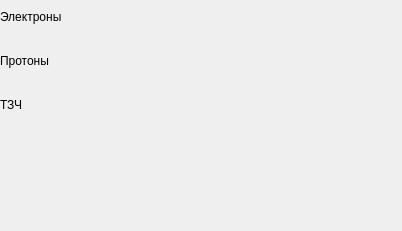
<?xml version="1.0" encoding="UTF-8"?>
<ui version="4.0">
 <class>FluxWidget</class>
 <widget class="QWidget" name="FluxWidget">
  <property name="geometry">
   <rect>
    <x>0</x>
    <y>0</y>
    <width>402</width>
    <height>231</height>
   </rect>
  </property>
  <property name="windowTitle">
   <string>Счётчик частиц</string>
  </property>
  <layout class="QVBoxLayout" name="root">
   <property name="spacing">
    <number>10</number>
   </property>
   <property name="leftMargin">
    <number>0</number>
   </property>
   <property name="topMargin">
    <number>0</number>
   </property>
   <property name="rightMargin">
    <number>0</number>
   </property>
   <property name="bottomMargin">
    <number>0</number>
   </property>
   <item>
    <layout class="QHBoxLayout" name="acq_row">
     <property name="spacing">
      <number>10</number>
     </property>
     <item>
      <widget class="_TileAccent" name="tile_acq1">
       <property name="label" stdset="0">
        <string>ACQ1</string>
       </property>
       <property name="value" stdset="0">
        <string>—</string>
       </property>
      </widget>
     </item>
     <item>
      <widget class="_TileAccent" name="tile_acq2">
       <property name="label" stdset="0">
        <string>ACQ2</string>
       </property>
       <property name="value" stdset="0">
        <string>—</string>
       </property>
      </widget>
     </item>
    </layout>
   </item>
   <item>
    <widget class="QLabel" name="title_e">
     <property name="text">
      <string>Электроны</string>
     </property>
    </widget>
   </item>
   <item>
    <layout class="QGridLayout" name="grid_e">
     <property name="spacing">
      <number>10</number>
     </property>
     <item row="0" column="0">
      <widget class="_Tile" name="tile_e_0_1">
       <property name="label" stdset="0">
        <string>e &gt; 0.1</string>
       </property>
       <property name="value" stdset="0">
        <string>—</string>
       </property>
      </widget>
     </item>
     <item row="0" column="1">
      <widget class="_Tile" name="tile_e_0_5">
       <property name="label" stdset="0">
        <string>e &gt; 0.5</string>
       </property>
       <property name="value" stdset="0">
        <string>—</string>
       </property>
      </widget>
     </item>
     <item row="0" column="2">
      <widget class="_Tile" name="tile_e_0_8">
       <property name="label" stdset="0">
        <string>e &gt; 0.8</string>
       </property>
       <property name="value" stdset="0">
        <string>—</string>
       </property>
      </widget>
     </item>
     <item row="1" column="0">
      <widget class="_Tile" name="tile_e_1_6">
       <property name="label" stdset="0">
        <string>e &gt; 1.6</string>
       </property>
       <property name="value" stdset="0">
        <string>—</string>
       </property>
      </widget>
     </item>
     <item row="1" column="1">
      <widget class="_Tile" name="tile_e_3">
       <property name="label" stdset="0">
        <string>e &gt; 3</string>
       </property>
       <property name="value" stdset="0">
        <string>—</string>
       </property>
      </widget>
     </item>
     <item row="1" column="2">
      <widget class="_Tile" name="tile_e_5">
       <property name="label" stdset="0">
        <string>e &gt; 5</string>
       </property>
       <property name="value" stdset="0">
        <string>—</string>
       </property>
      </widget>
     </item>
    </layout>
   </item>
   <item>
    <widget class="QLabel" name="title_p">
     <property name="text">
      <string>Протоны</string>
     </property>
    </widget>
   </item>
   <item>
    <layout class="QGridLayout" name="grid_p">
     <property name="spacing">
      <number>10</number>
     </property>
     <item row="0" column="0">
      <widget class="_Tile" name="tile_p_10">
       <property name="label" stdset="0">
        <string>p &gt; 10</string>
       </property>
       <property name="value" stdset="0">
        <string>—</string>
       </property>
      </widget>
     </item>
     <item row="0" column="1">
      <widget class="_Tile" name="tile_p_30">
       <property name="label" stdset="0">
        <string>p &gt; 30</string>
       </property>
       <property name="value" stdset="0">
        <string>—</string>
       </property>
      </widget>
     </item>
     <item row="0" column="2">
      <widget class="_Tile" name="tile_p_60">
       <property name="label" stdset="0">
        <string>p &gt; 60</string>
       </property>
       <property name="value" stdset="0">
        <string>—</string>
       </property>
      </widget>
     </item>
     <item row="1" column="0">
      <widget class="_Tile" name="tile_p_100">
       <property name="label" stdset="0">
        <string>p &gt; 100</string>
       </property>
       <property name="value" stdset="0">
        <string>—</string>
       </property>
      </widget>
     </item>
     <item row="1" column="1">
      <widget class="_Tile" name="tile_p_200">
       <property name="label" stdset="0">
        <string>p &gt; 200</string>
       </property>
       <property name="value" stdset="0">
        <string>—</string>
       </property>
      </widget>
     </item>
     <item row="1" column="2">
      <widget class="_Tile" name="tile_p_500">
       <property name="label" stdset="0">
        <string>p &gt; 500</string>
       </property>
       <property name="value" stdset="0">
        <string>—</string>
       </property>
      </widget>
     </item>
    </layout>
   </item>
   <item>
    <widget class="QLabel" name="title_hcp">
     <property name="text">
      <string>ТЗЧ</string>
     </property>
    </widget>
   </item>
   <item>
    <layout class="QGridLayout" name="grid_hcp">
     <property name="spacing">
      <number>10</number>
     </property>
     <item row="0" column="0">
      <widget class="_Tile" name="tile_hcp_1">
       <property name="label" stdset="0">
        <string>HCP &gt; 1</string>
       </property>
       <property name="value" stdset="0">
        <string>—</string>
       </property>
      </widget>
     </item>
     <item row="0" column="1">
      <widget class="_Tile" name="tile_hcp_5">
       <property name="label" stdset="0">
        <string>HCP &gt; 5</string>
       </property>
       <property name="value" stdset="0">
        <string>—</string>
       </property>
      </widget>
     </item>
     <item row="0" column="2">
      <widget class="_Tile" name="tile_hcp_10">
       <property name="label" stdset="0">
        <string>HCP &gt; 10</string>
       </property>
       <property name="value" stdset="0">
        <string>—</string>
       </property>
      </widget>
     </item>
     <item row="1" column="0">
      <widget class="_Tile" name="tile_hcp_20">
       <property name="label" stdset="0">
        <string>HCP &gt; 20</string>
       </property>
       <property name="value" stdset="0">
        <string>—</string>
       </property>
      </widget>
     </item>
     <item row="1" column="1">
      <widget class="_Tile" name="tile_hcp_45">
       <property name="label" stdset="0">
        <string>HCP &gt; 45</string>
       </property>
       <property name="value" stdset="0">
        <string>—</string>
       </property>
      </widget>
     </item>
    </layout>
   </item>
   <item>
    <spacer name="vspacer">
     <property name="orientation">
      <enum>Qt::Vertical</enum>
     </property>
     <property name="sizeHint" stdset="0">
      <size>
       <width>20</width>
       <height>10</height>
      </size>
     </property>
    </spacer>
   </item>
  </layout>
 </widget>
 <customwidgets>
  <customwidget>
   <class>_Tile</class>
   <extends>QFrame</extends>
   <header>app.widgets.oscilloscope.flux_widget</header>
   <container>1</container>
  </customwidget>
  <customwidget>
   <class>_TileAccent</class>
   <extends>QFrame</extends>
   <header>app.widgets.oscilloscope.flux_widget</header>
   <container>1</container>
  </customwidget>
 </customwidgets>
 <resources/>
 <connections/>
</ui>
